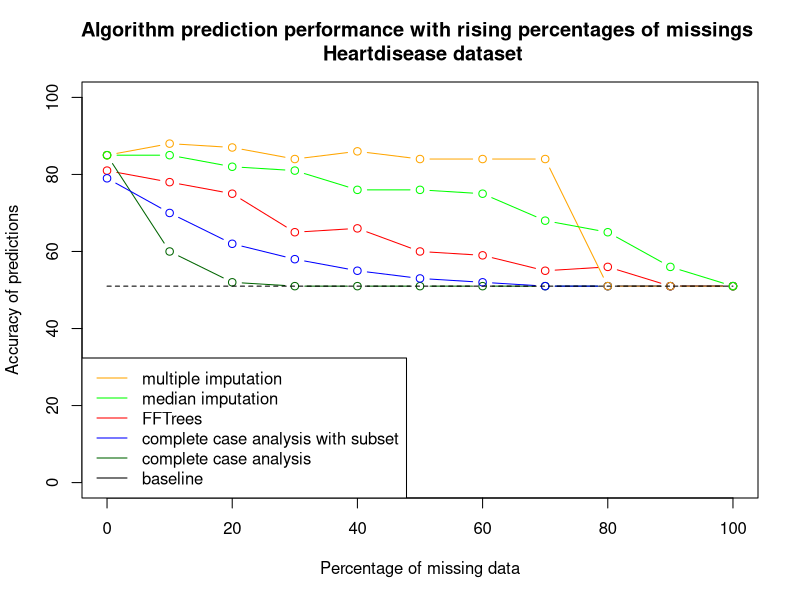
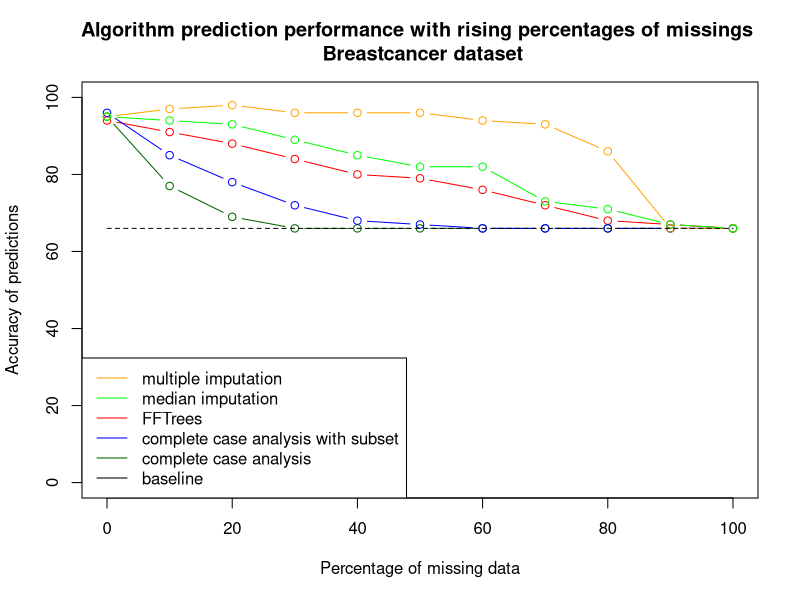

Generate these figures, in order, with R:
## ---- chunk 1
# Plot graph
x <-                      c( 0, 10, 20, 30, 40, 50, 60, 70, 80, 90, 100)
y <-                      c(81, 78, 75, 65, 66, 60, 59, 55, 56, 51, 51)
y_log_reg_cca <-          c(85, 60, 52, 51, 51, 51, 51, 51, 51, 51, 51) # ab 30 pc kein output mehr!, daher baseline eingesetzt
y_log_reg_cca_subset <-   c(79, 70, 62, 58, 55, 53, 52, 51, 51, 51, 51) # ab 70 pc kein output mehr!, daher baseline eingesetzt
y_log_reg_multiple_imp <- c(85, 88, 87, 84, 86, 84, 84, 84, 51, 51, 51) # ab 80 pc kein output mehr!, daher baseline eingesetzt
y_log_reg_mean_imp <-     c(85, 85, 82, 81, 76, 76, 75, 68, 65, 56, 51) # bei 100 pc kein output mehr!, daher baseline eingesetzt
baseline <-               c(51, 51, 51, 51, 51, 51, 51, 51, 51, 51, 51)

plot(x, y, type = "b", ylim = c(0,100), col = "red", xlab = "Percentage of missing data", ylab = "Accuracy of predictions",
main = "Algorithm prediction performance with rising percentages of missings \n Heartdisease dataset")
lines(x, y_log_reg_cca, col = "darkgreen", type = "b")
lines(x, y_log_reg_cca_subset, col = "blue", type = "b")
lines(x, y_log_reg_multiple_imp, col = "orange", type = "b")
lines(x, y_log_reg_mean_imp, col = "green", type = "b")
lines(x, baseline, col = "black", lty = "dashed")

#lines(x, handle_NA_costs, col = "orange")

# Add a legend to the graph:
legend("bottomleft", legend = c( "multiple imputation", "median imputation", "FFTrees", "complete case analysis with subset", "complete case analysis","baseline"), col = c("orange", "green", "red", "blue", "darkgreen", "black"), lty = "solid")

## ---- chunk 2
# Plot graph
x <-                      c( 0, 10, 20, 30, 40, 50, 60, 70, 80, 90, 100)

y <-                      c(94, 91, 88, 84, 80, 79, 76, 72, 68, 67, 66)

y_log_reg_cca <-          c(95, 77, 69, 66, 66, 66, 66, 66, 66, 66, 66) # ab 40 pc kein output mehr!, daher baseline eingesetzt (jeweils eins davon schon baseline performance)
y_log_reg_cca_subset <-   c(96, 85, 78, 72, 68, 67, 66, 66, 66, 66, 66) # ab 70 pc kein output mehr!, daher baseline eingesetzt

y_log_reg_multiple_imp <- c(95, 97, 98, 96, 96, 96, 94, 93, 86, 66, 66) # ab 90 pc kein output mehr!, daher baseline eingesetzt
y_log_reg_mean_imp <-     c(95, 94, 93, 89, 85, 82, 82, 73, 71, 67, 66) 

baseline <-               c(66, 66, 66, 66, 66, 66, 66, 66, 66, 66, 66)

plot(x, y, type = "b", ylim = c(0,100), col = "red", xlab = "Percentage of missing data", ylab = "Accuracy of predictions",
main = "Algorithm prediction performance with rising percentages of missings \n Breastcancer dataset")
lines(x, y_log_reg_cca, col = "darkgreen", type = "b")
lines(x, y_log_reg_cca_subset, col = "blue", type = "b")
lines(x, y_log_reg_multiple_imp, col = "orange", type = "b")
lines(x, y_log_reg_mean_imp, col = "green", type = "b")
lines(x, baseline, col = "black", lty = "dashed")

#lines(x, handle_NA_costs, col = "orange")

# Add a legend to the graph:
legend("bottomleft", legend = c( "multiple imputation", "median imputation", "FFTrees", "complete case analysis with subset", "complete case analysis","baseline"), col = c("orange", "green", "red", "blue", "darkgreen", "black"), lty = "solid")

